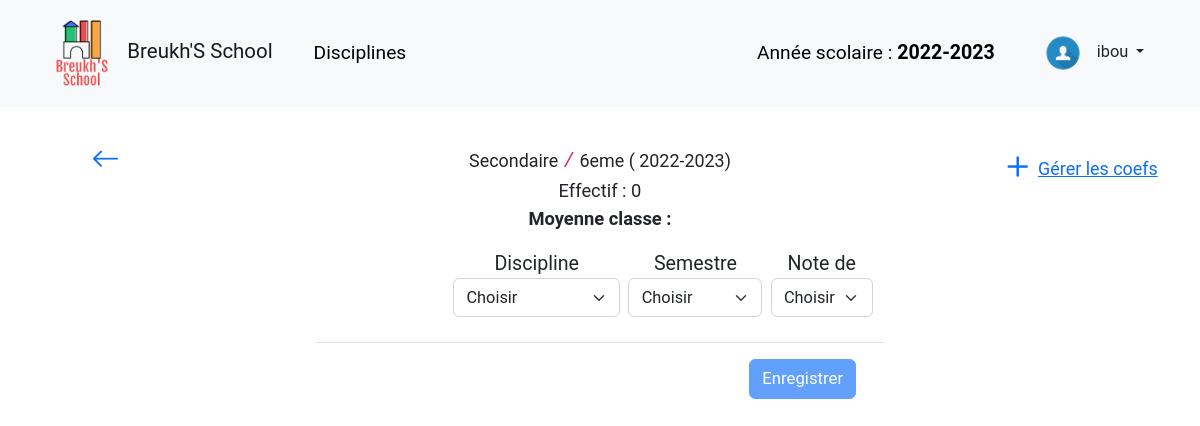
Before: /classe/liste/28 (signed in) with the older database file.
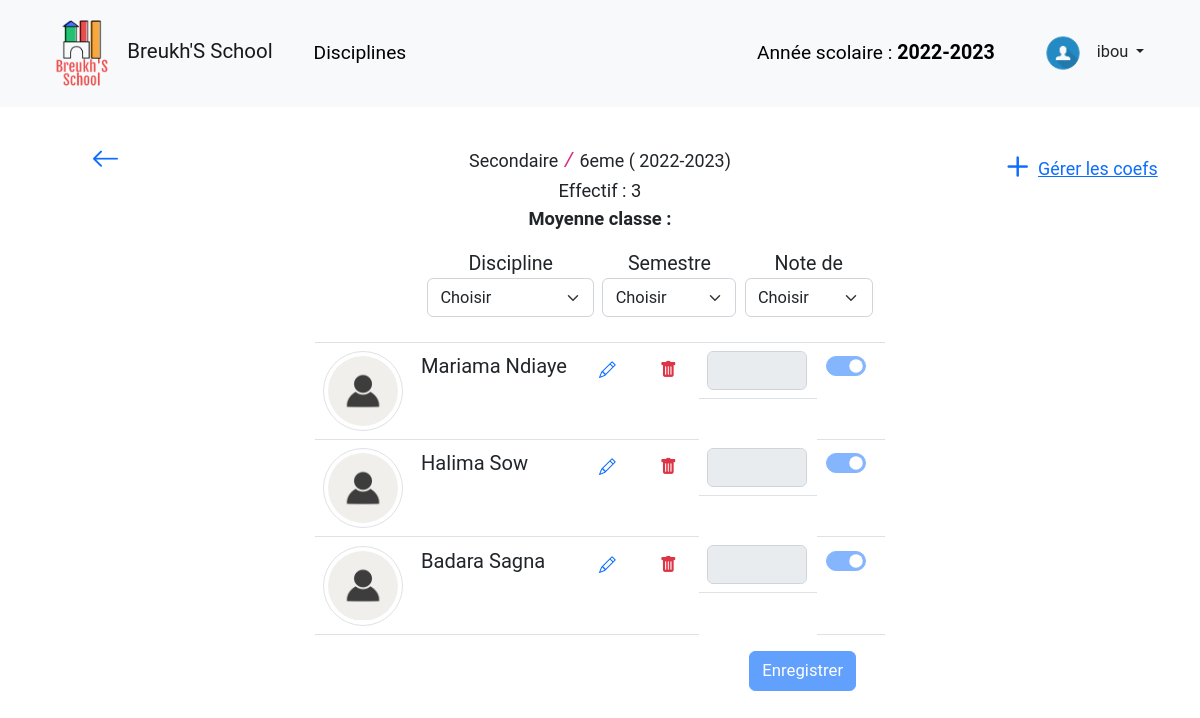
After: the same page with the newer database file.
### tables this page shows
CREATE TABLE `niveaux` (
  `id` int NOT NULL,
  `libelle` varchar(255) NOT NULL,
  `supprime` tinyint(1) NOT NULL DEFAULT '0',
  `nom_cycle` varchar(255) DEFAULT NULL,
  `nb_cycles` int DEFAULT NULL
);

CREATE TABLE `classes` (
  `id` int NOT NULL,
  `libelle` varchar(255) NOT NULL,
  `id_niveau` int NOT NULL,
  `supprime` tinyint(1) NOT NULL DEFAULT '0'
);

CREATE TABLE `annees_scolaires` (
  `id` int NOT NULL,
  `libelle` varchar(255) NOT NULL,
  `supprime` tinyint(1) NOT NULL DEFAULT '0'
);

CREATE TABLE `eleves` (
  `id` int NOT NULL,
  `numero` int DEFAULT NULL,
  `type` enum('externe','interne') NOT NULL,
  `supprime` tinyint(1) NOT NULL DEFAULT '0',
  `prenom` varchar(255) NOT NULL,
  `nom` varchar(255) NOT NULL,
  `telephone` varchar(255) DEFAULT NULL,
  `adresse` text,
  `email` varchar(255) DEFAULT NULL,
  `sexe` enum('homme','femme') NOT NULL,
  `naissance` date DEFAULT NULL,
  `photo` mediumblob
);

### core/Controller.php (called while the page is built, shortened)
<?php
class Controller
{
    public function render(
        string $file,
        array $data = [],
        string $layout = NULL,
        bool $minify = false,
        array $scripts = []
    ): string {
        require_once "{$GLOBALS['viewsPath']}/$file.html.php";
        $result = ob_get_clean();
        return $result;
    }
}

### core/Router.php (called while the page is built, shortened)
<?php
class Router
{
    private static array $paths;
    public static string $namespace;
    public static function loadConfig(array $config)
    {
        foreach ($config as $route => $data)
            self::$paths[$route] = self::combine($data);
    }
    public static function execute()
    {
        [$method, $uri] = array_values(Helpers::resolveRequest());
        $ns = self::$namespace;
        if ($match = self::match($uri)) {
            $class           = $match['class'];
            $action          = $match['action'];
            $request_methods = $match['request_methods'];
            $args = '';
            if (isset($match['arg'])) {
                foreach ($match['arg'] as $name => $value) {
                    $args .= "$name:'$value',";
                }
            }
            if (
                empty($request_methods) ||
                (!empty($request_methods) && in_array($method, $request_methods))
            ) {
                eval("use $ns\\$class;(new $class())->$action($args);");
                return;
            }
        }
    }
    public static function getURLs()
    {
        $urls = [];
        foreach (self::$paths as $path => $values) {
            if (!empty($values['name']))
                if ($pos = strpos($path, '{')) {
                    $path = substr($path, 0, $pos);
                }
            $urls[$values['name']] = $path;
        }
        return $urls;
    }
    private static function match(string $uri): array|false
    {
        if (isset(self::$paths[$uri])) {
            return self::$paths[$uri];
        } else {
            foreach (self::$paths as $path => $data) {
                $parts    = Helpers::explodeUrl($path);
                $uriParts = Helpers::explodeUrl($uri);
                if (count($parts) !== count($uriParts)) {
                    continue;
                }
                $tmp = false;
                for ($i = 0, $c = count($parts); $i < $c; $i++) {
                    if ($parts[$i] !== '') {
                        if ($parts[$i][0] !== '{' || substr($parts[$i], -1) !== '}') {
                            if (strtolower($uriParts[$i]) !== strtolower($parts[$i])) {
                                $tmp = true;
                                break;
                            }
                        } else {
                            $data['arg'][substr($parts[$i], 1, -1)] = $uriParts[$i];
                        }
                    } else {
                        $tmp = true;
                        continue;
                    }
                }
                if ($tmp)
                    continue;
                return $data;
            }
            return false;
        }
    }
    private static function combine(array $data): array
    {
        extract($data);
        $handler = explode('@', $handler);
        $methods = array_map(function ($item) {
            return strtoupper($item);
        }, $methods ?? []);
        return array_combine(
            [
                'name',
                'class',
                'action',
                'request_methods',
                'title'
            ],
            [$name, $handler[0], $handler[1], $methods, $title ?? NULL]
        );
    }
}

### public/index.php (called while the page is built, shortened)
<?php
\Core\Router::execute();

### core/Database.php (called while the page is built, shortened)
<?php
class Database
{
    private PDO $pdo;
    public function __construct(
        string $dbname,
        string $host = 'localhost',
        string $user = 'root',
        string $password = ''
    ) {
        try {
            $this->pdo = new PDO("mysql:dbname=$dbname;dbhost=$host", $user, $password);
            $this->pdo->setAttribute(PDO::ATTR_DEFAULT_FETCH_MODE, PDO::FETCH_ASSOC);
        }
        catch (\PDOException $e) {
            echo $e->getMessage();
        }
    }
    public function pexec(
        string $query,
        array $values = [],
        string $fetchMethod = NULL
    ): mixed {
        $stmt = $this->pdo->prepare($query);
        $val = $stmt->execute($values);
        if ($fetchMethod) {
            return $stmt->$fetchMethod();
        }
        return $val;
    }
}

### src/Model/ClassesModel.php (called while the page is built, shortened)
<?php
class ClassesModel
{
    private Database $db;
    public function __construct(Database $db)
    {
        $this->db = $db;
    }
    public function getClasseNiveau(int $classeId)
    {
        return $this->db->pexec(
            'SELECT n.* FROM niveaux AS n
            JOIN classes AS c ON c.id_niveau = n.id
            AND c.id = ?',
            [$classeId],
            'fetch'
        );
    }
    public function getClasseById(int $id)
    {
        return $this->db->pexec(
            "SELECT * FROM classes WHERE id = ? AND supprime = 0",
            [$id],
            'fetch'
        );
    }
    public function getStudents(int $classeId)
    {
        return $this->db->pexec(
            "SELECT e.* FROM eleves AS e
            JOIN inscriptions AS i ON i.id_eleve = e.id
            AND i.id_classe = ? WHERE e.supprime = 0",
            [$classeId],
            'fetchAll'
        );
    }
}

### src/Model/SchoolYearsModel.php (called while the page is built, shortened)
<?php
class SchoolYearsModel
{
    private Database $db;
    public function __construct(Database $db)
    {
        $this->db = $db;
    }
    public function getYearByLibelle(string $libelle)
    {
        return $this->db->pexec(
            'SELECT * FROM annees_scolaires WHERE libelle = ? AND supprime=0',
            [$libelle],
            'fetch'
        );
    }
}

### src/BaseController.php (called while the page is built, shortened)
<?php
class BaseController extends Controller
{
    public function __construct()
    {
        $this->db = new Database(
            dbname: 'gnotes',
            user: 'isyll',
            password: 'xCplm_'
        );
        $this->schoolYearsModel = new SchoolYearsModel($this->db);
        $this->classesModel     = new ClassesModel($this->db);
        $this->data = [
            'currentYear' => $this->getParam('annee-actuelle'),
            'msg' => $this->session->get('msg') ?? NULL,
            'errors' => $this->session->get('form-errors') ?? NULL,
            'urls' => Router::getURLs(),
            'currentURL' => $this->currentURL(),
            'userInfos' => $this->session->get('log-infos'),
            'title' => Router::$title ?? $GLOBALS['siteName'],
        ];
        $this->data['yearInfos']       = $this->schoolYearsModel->getYearByLibelle($this->data['currentYear']);
        $this->session->remove(['msg', 'form-errors']);
    }
    public function loadParams()
    {
        $datas = $this->db->pexec(
            'SELECT * FROM params',
            [],
            'fetchAll'
        );
        $params = [];
        foreach ($datas as $param) {
            $params[$param['nom']] = $param['valeur'];
        }
        $this->session->set('params', $params);
    }
    public function getParam(string $name)
    {
        $datas = $this->session->get('params');
        if (isset($datas[$name]))
            return $datas[$name];
        return false;
    }
}

### view/students.html.php (the view, shortened to what the rows shown need)
<div class="container">
    <div class="row position-relative">
        <div class="m-auto pt-2 col-10 col-lg-6">
            <div>
                <?= $niveau['libelle'] ?>
                <code class="fs-5">/</code>
                <?= $classe['libelle'] ?> (
                <?= $yearInfos['libelle'] ?>)
                <div>Effectif :
                </div>
                <div id="classAvg" class="fw-bold">Moyenne classe :
                </div>
            </div>
            <div class="row">
                <div class="d-flex justify-content-between mt-3">
                    <div class="d-flex">
                        <div class="me-2">
                            <label for="chooseCycle">
                                <?= $niveau['nom_cycle'] ?? 'Cycle' ?>
                            </label>
                            <select class="filterNotesSelect form-select" name="cycle" id="chooseCycle">
                                <option value="">Choisir</option>
                            </select>
                        </div>
                    </div>
                </div>
                <table class="table table-hover mt-2">
                    <thead>
                        <tr>
                            <th scope="col"></th>
                            <th scope="col"></th>
                            <th scope="col"></th>
                            <th scope="col"></th>
                            <th scope="col"></th>
                            <th scope="col"></th>
                        </tr>
                    </thead>
                    <tbody class="text-start">
                        <?php if (isset($students)): ?>
                            <?php foreach ($students as $s): ?>
                                <tr>
                                    <td>
                                        <?php if (isset($s['photo'])): ?>
                                            <?php $img = base64_encode($s['photo']) ?>
                                            <img style="width: 80px;" class=" rounded-circle img-thumbnail"
 alt="Image profil">
                                        <?php else: ?>
                                            <img style="width: 80px;" class=" disabled rounded-circle img-thumbnail"
                                                src="/img/profiles/placeholderprofile.jpg">
                                        <?php endif ?>
                                    </td>
                                    <td class="pt-2">
                                        <a href="<?= "{$urls['student-page']}{$s['id']}" ?>"
                                            class="text-reset text-decoration-none">
                                            <?= $s['prenom'] ?>
                                            <?= $s['nom'] ?>
                                        </a>
                                    </td>
                                    <td>
                                        <a href="<?= "{$urls['edit-student-page']}{$s['id']}" ?>" data-bs-toggle="tooltip"
                                            data-bs-title="Modifier">
                                            <button class="btn btn-link">
                                                <i class="bi bi-pencil"></i>
                                            </button>
                                        </a>
                                    </td>
                                    <td>
                                        <form class="delete-student-form" action="<?= $urls['delete-student'] ?>" method="post">
                                            <button type="submit" data-bs-toggle="modal" data-bs-target="#confirmDeleteStudent"
                                                class="delete-btn btn btn-link text-danger">
                                                <a href="#" data-bs-toggle="tooltip" data-bs-title="Supprimer">
                                                    <i class="text-danger bi bi-trash-fill"></i>
                                                </a>
                                            </button>
                                        </form>
                                    </td>
                                    <td class=" d-flex flex-column">
                                        <div class="d-flex">
                                            <input data-student-id="<?= $s['id'] ?>" name="<?= 'notes-' . $s['id'] ?>"
                                                style="width:100px;" class=" studentNote form-control" type="number" value="" />
                                        </div>
                                    </td>
                                    <td>
                                        <div class="form-check form-switch">
                                            <input name="<?= 'do-this-sbj-' . $s['id'] ?>" data-student-id="<?= $s['id'] ?>"
                                                type="checkbox" class="hasThisSubject form-check-input" disabled checked
                                                role="switch" />
                                        </div>
                                    </td>
                                </tr>
                            <?php endforeach ?>
                        <?php endif ?>
                    </tbody>
                </table>
            </div>
            <div class="d-flex">
                <button id="updateNotesBtn" type="button" class="btn btn-primary ms-auto me-3" onclick="modal()">
                </button>
            </div>
        </div>
    </div>
</div>

Changed rows visible on the page:
added eleves: prenom "Mariama", nom "Ndiaye"
added eleves: prenom "Halima", nom "Sow"
added eleves: prenom "Badara", nom "Sagna"
Other visible differences:
count($students ?? []): "0" → "3"
